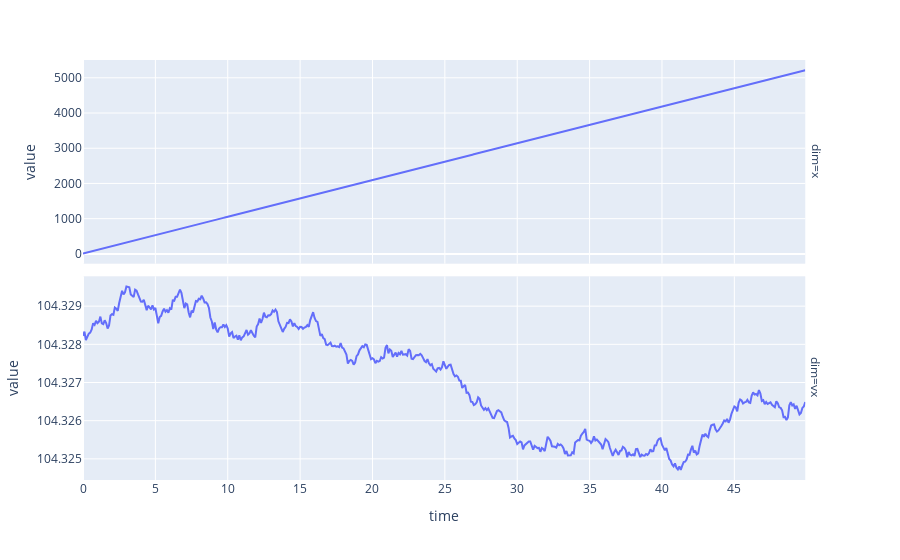

The cell this chart's notebook holds for it:
### Code cell
trace = np.hstack((np.arange(len(mover.trace)).reshape((-1, 1)) / 10, np.asarray(mover.trace)))
df = to_df(trace, columns=['time', 'x', 'vx'])

fig = ex.line(df.melt(['time'], ['x', 'vx'], 'dim', 'value'), x='time', y='value', facet_row='dim')
fig.update_yaxes(matches=None)
fig

### Figure 1 — Plotly figure (JSON) as saved in the notebook; plotly's stock layout.template omitted (floating-point values rounded to 4 significant figures; data arrays with more than 128 entries replaced by an {"elided": "..."} marker saying what was removed)
{"data": [{"hovertemplate": "dim=x<br>time=%{x}<br>value=%{y}<extra></extra>", "legendgroup": "", "line": {"color": "#636efa", "dash": "solid"}, "marker": {"symbol": "circle"}, "mode": "lines", "name": "", "orientation": "v", "showlegend": false, "type": "scatter", "x": {"elided": "500 float values"}, "xaxis": "x2", "y": {"elided": "500 float values"}, "yaxis": "y2"}, {"hovertemplate": "dim=vx<br>time=%{x}<br>value=%{y}<extra></extra>", "legendgroup": "", "line": {"color": "#636efa", "dash": "solid"}, "marker": {"symbol": "circle"}, "mode": "lines", "name": "", "orientation": "v", "showlegend": false, "type": "scatter", "x": {"elided": "500 float values"}, "xaxis": "x", "y": {"elided": "500 float values"}, "yaxis": "y"}], "layout": {"annotations": [{"font": {}, "showarrow": false, "text": "dim=vx", "textangle": 90, "x": 0.98, "xanchor": "left", "xref": "paper", "y": 0.2425, "yanchor": "middle", "yref": "paper"}, {"font": {}, "showarrow": false, "text": "dim=x", "textangle": 90, "x": 0.98, "xanchor": "left", "xref": "paper", "y": 0.7575, "yanchor": "middle", "yref": "paper"}], "autosize": true, "legend": {"tracegroupgap": 0}, "margin": {"t": 60}, "xaxis": {"anchor": "y", "autorange": true, "domain": [0, 0.98], "range": [0, 49.9], "title": {"text": "time"}, "type": "linear"}, "xaxis2": {"anchor": "y2", "autorange": true, "domain": [0, 0.98], "matches": "x", "range": [0, 49.9], "showticklabels": false, "type": "linear"}, "yaxis": {"anchor": "x", "autorange": true, "domain": [0, 0.485], "range": [104.3, 104.3], "title": {"text": "value"}, "type": "linear"}, "yaxis2": {"anchor": "x2", "autorange": true, "domain": [0.515, 1], "range": [-278.8, 5506.0], "title": {"text": "value"}, "type": "linear"}}}
